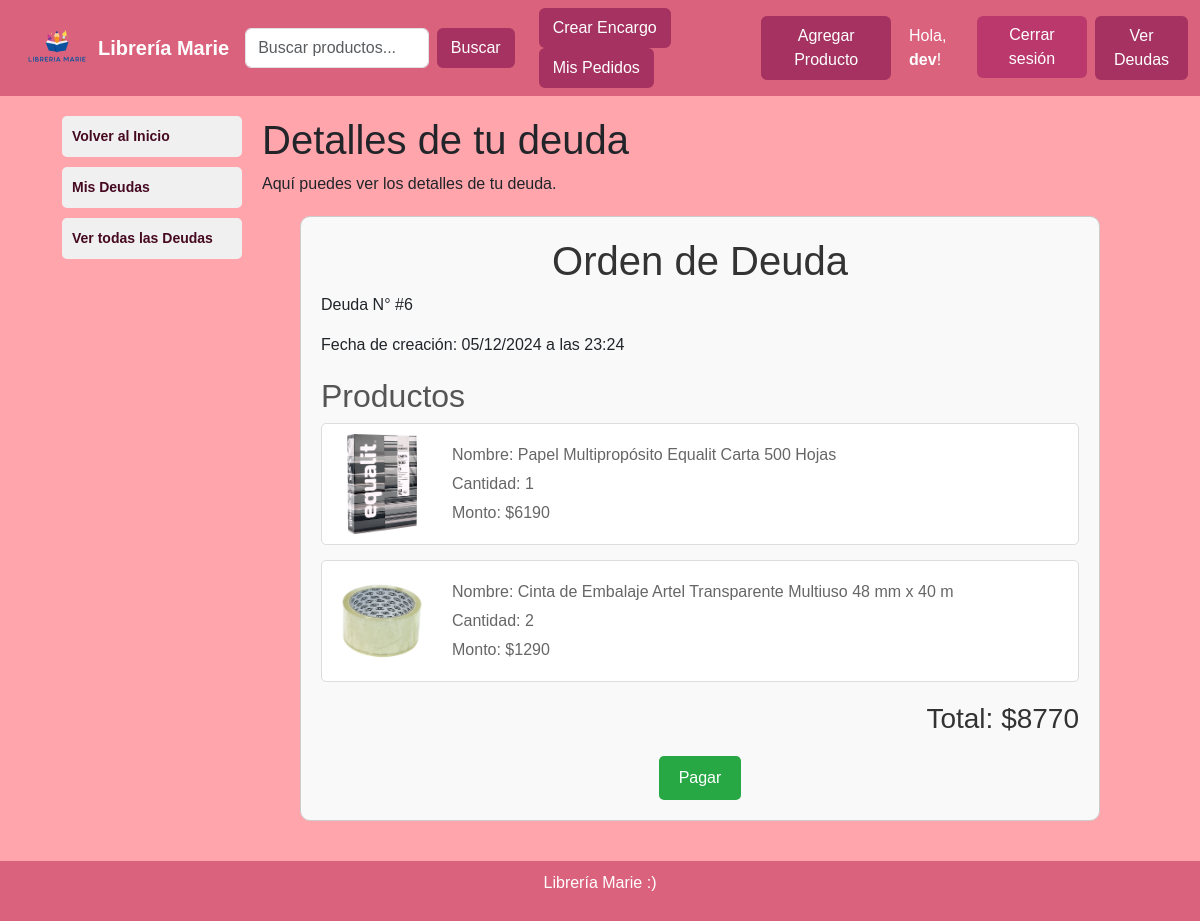
The app's page /deudas/ver/6/ (signed in) with its own data.
### marieweb/models.py (models this page shows, shortened)
class Usuario(AbstractUser):
    username = models.CharField(max_length=150, unique=True, verbose_name="Nombre de Usuario")  # Nombre de usuario único
    email = models.EmailField(unique=True, verbose_name="Correo Electrónico")  # Email único
    password = models.CharField(max_length=128, verbose_name="Contraseña")  # Contraseña
    pass

class Deuda(models.Model):
    usuario = models.ForeignKey(settings.AUTH_USER_MODEL, on_delete=models.CASCADE, default=None, blank=False, null=False, related_name='deudas')
    productos = models.ManyToManyField(Producto)
    cantidad_productos = models.JSONField(default=dict)
    monto_total = models.IntegerField(default=0)
    fecha = models.DateTimeField(auto_now_add=True)
    fecha_limite = models.DateTimeField(blank=True, null=True)
    pagado = models.BooleanField(default=False)
    fechaPago = models.DateTimeField(blank=True, null=True)
    metodo_pago = models.CharField(max_length=100, blank=True, null=True)

class Producto(models.Model):
    categoria = models.ForeignKey(Categoria, on_delete=models.CASCADE)
    nombre = models.CharField(max_length=100)
    descripcion = models.TextField(blank=True, null=True)
    precio = models.IntegerField()
    stock = models.PositiveIntegerField()
    imagen = models.ImageField(upload_to='productos/', blank=True, null=True)
    enabled = models.BooleanField(default=True)
    def __str__(self):
        return f"#{self.pk} - {self.nombre}"

### marieweb/views.py (the view)
# urls.py: path('deudas/ver/<int:id>/', views.ver_deuda, name='ver_deuda'),
def ver_deuda(request, id):
    if not request.user.is_authenticated:
        return redirect('inicio')
    elif not request.user.is_staff and not Deuda.objects.get(pk=id).usuario == request.user:
        return redirect('deudas')
    mostrarAdmin = request.user.is_staff and request.path.split('/')[2] == 'admin'
    if mostrarAdmin:
        titulo = 'Detalles de la deuda'
        descripcion = 'Aquí puedes ver los detalles de la deuda.'
    else:
        titulo = 'Detalles de tu deuda'
        descripcion = 'Aquí puedes ver los detalles de tu deuda.'
    return render(request, 'deudas.html', {
        'username': request.user.username,
        'is_admin': request.user.is_staff,
        'mostrarAdmin': mostrarAdmin,
        'mostrar_filtro': False,
        'productos': Producto.objects.all(),
        'deuda': Deuda.objects.get(pk=id),
        'titulo': titulo,
        'descripcion': descripcion
    })

### marieweb/templatetags/custom_filters.py (called while the page is built)
@register.filter
def get_item(dictionary, key):
    if str(key) in dictionary:
        return dictionary[str(key)]
    return None

### marieweb/templates/deudas.html (shortened to what this page needs)
{% extends 'base.html' %}
{% load static %}
{% block head %}
    <link rel="stylesheet" href="{% static '/css/deudas.css' %}">
{% endblock head%}
{% block content %}
<header>
    {% include 'components/navbar.html' %}
</header>
<div class="container">
    <div class="sidebar">
        <div class="sidebar-items">
            <a href="{% url 'inicio' %}">
                <div class="sidebar-item">Volver al Inicio</div>
            </a>
            <a href="{% url 'deudas' %}">
                <div class="sidebar-item">Mis Deudas</div>
            </a>
            {% if is_admin %}
            <a href="{% url 'deudas_admin' %}">
                <div class="sidebar-item">Ver todas las Deudas</div>
            </a>
            {% endif %}
        </div>
    </div>
    <main class="content-deudas">
        <h1>{{ titulo }}</h1>
        <p style="margin-bottom: 20px;">{{ descripcion }}</p>
        {% if deuda %}
            {% include 'components/deuda-view.html' %}
        {% else %}
            {% include 'components/deudas-grid.html' with pagado=False%}
            <h2 style="margin-top: 20px;">Deudas Pagadas</h2>
            {% include 'components/deudas-grid.html' with pagado=True%}
        {% endif %}
    </main>
</div>
{% endblock content %}

### marieweb/templates/components/navbar.html (shortened to what this page needs)
{% load static %}
<nav class="navbar navbar-expand-lg">
    <div class="container-fluid">
        <a class="navbar-brand d-flex align-items-center" href="#">
            <img src="{% static '/img/logo.png' %}" alt="Logo" style="height: 50px;" class="me-2">
            <span class="fw-bold text-white">Librería Marie</span>
        </a>
        <div class="collapse navbar-collapse" id="navbarContent">
            <form class="d-flex ms-auto me-4" method="GET" action="{% url 'inicio' %}">
                <input class="form-control me-2" type="search" name="q" placeholder="Buscar productos..." aria-label="Buscar" value="{{ query|default:'' }}">
                <button class="btn btn-custom" type="submit">Buscar</button>
            </form>
            <div class="account">
                <a href="{% url 'crear_encargo' %}">
                    <button class="btn btn-custom">Crear Encargo</button>
                </a>
                <a href="{% url 'mis_encargos' %}">
                    <button class="btn btn-custom">Mis Pedidos</button>
                </a>
            </div>
            {% if user.is_staff %}
            <div class="account" style="margin: 0 10px 0 10px;">
                <a href="{% url 'add_producto' %}">
                    <button type="button" class="btn btn-custom">Agregar Producto</button>
                </a>
            </div>
            {% endif %}
            {% if username %}
            <ul class="navbar-nav">
                <li class="nav-item">
                    <span class="nav-link text-white">Hola, <strong>{{ username }}</strong>!</span>
                </li>
                <li class="nav-item">
                    <form action="{% url 'logout' %}" method="post" class="d-inline me-2">
                        <button type="submit" class="btn btn-custom-secondary">Cerrar sesión</button>
                    </form>
                </li>
                <li class="nav-item">
                    <a href="{% url 'deudas' %}" class="btn btn-custom text-white ms-2">Ver Deudas</a>
                </li>
            </ul>
            {% endif %}
        </div>
    </div>
</nav>

### marieweb/templates/components/deuda-view.html (shortened to what this page needs)
{% load custom_filters %}
<div class="deuda-container">
    <h1>Orden de Deuda</h1>
    <p>Deuda N° #{{ deuda.id }}</p>
    <p>Fecha de creación: {{ deuda.fecha|date:"d/m/Y" }} a las {{ deuda.fecha|time:"H:i" }}</p>
    <div class="productos-lista">
        <h2>Productos</h2>
        <ul>
            {% for producto in deuda.productos.all %}
            <li class="producto-item">
                <img src="{{ producto.imagen.url }}" alt="{{ producto.nombre }}">
                <div class="producto-detalle">
                    <p>Nombre: {{ producto.nombre }}</p>
                    <p>Cantidad: {{ deuda.cantidad_productos|get_item:producto.pk }}</p>
                    <p>Monto: ${{ producto.precio }}</p>
                </div>
            </li>
            {% endfor %}
        </ul>
    </div>
    <div class="total-monto">
        <h3>Total: ${{ deuda.monto_total }}</h3>
    </div>
    {% if not deuda.pagado and not mostrarAdmin%}
    <form class="pagar-boton" method="POST" action="{% url 'modificar_deuda' %}">
        <button type="submit" onclick="location.href=''">Pagar</button>
    </form>
    {% endif %}
</div>

### marieweb/static/css/base.css (style rules this page uses)
* { margin: 0; padding: 0; }
body { font-family: Arial, sans-serif; margin: 0; padding: 0; background-color: #FFA5AB; overflow-x: hidden; display: grid; min-height: 100dvh; grid-template-rows: auto 1fr auto; }
.navbar { background-color: #DA627D; color: white; }
.btn-custom { background-color: #A53260; color: white; border: #A53260 2px solid !important; }
.btn-custom-secondary { background-color: #bb386d; color: white; }

### marieweb/static/css/deudas.css (style rules this page uses)
.container { display: grid; grid-template-rows: auto; grid-template-columns: 1fr 5fr; grid-template-areas: "sidebar main"; padding-top: 20px; }
.sidebar { grid-area: sidebar; display: flex; flex-direction: column; width: 200px; }
.sidebar-items { position: sticky; top: 20px; padding-left: 20px; }
.sidebar-items a { width: fit-content; text-decoration: none; }
.sidebar-item { max-width: 200px; padding: 10px; border-radius: 5px; margin-bottom: 10px; background-color: #f0f0f0; cursor: pointer; transition: background-color 0.3s; font-weight: bold; font-size: 14px; color: #450920; }
.content-deudas { grid-area: main; margin: 0 20px 20px 20px; }

### marieweb/templates/components/deuda-view.html (style rules this page uses)
.deuda-container { max-width: 800px; margin: 10px auto; padding: 20px; border: 1px solid #ccc; border-radius: 10px; background-color: #f9f9f9; margin-bottom: 20px; }
.deuda-container h1 { text-align: center; color: #333; }
.productos-lista { margin-top: 20px; }
.productos-lista h2 { color: #555; }
.productos-lista ul { list-style-type: none; padding: 0; }
.producto-item { display: flex; align-items: center; margin-bottom: 15px; padding: 10px; border: 1px solid #ddd; border-radius: 5px; background-color: #fff; }
.producto-item img { width: 100px; height: 100px; margin-right: 20px; border-radius: 5px; object-fit: contain; }
.producto-detalle p { margin: 5px 0; color: #666; }
.total-monto { text-align: right; margin-top: 20px; font-size: 1.2em; color: #333; }
.pagar-boton { text-align: center; margin-top: 20px; }
.pagar-boton button { padding: 10px 20px; font-size: 1em; color: #fff; background-color: #28a745; border: none; border-radius: 5px; cursor: pointer; }

### records on screen
Usuario: username "dev"
Deuda: id "6", fecha "05/12/2024", fecha "23:24", cantidad_productos|get_item "1", cantidad_productos|get_item "2", monto_total "8770"
Producto: imagen (picture), nombre "Papel Multipropósito Equalit Carta 500 Hojas", precio "6190"
Producto: imagen (picture), nombre "Cinta de Embalaje Artel Transparente Multiuso 48 mm x 40 m", precio "1290"

### other values on screen
{{ titulo }} "Detalles de tu deuda"
{{ descripcion }} "Aquí puedes ver los detalles de tu deuda."
